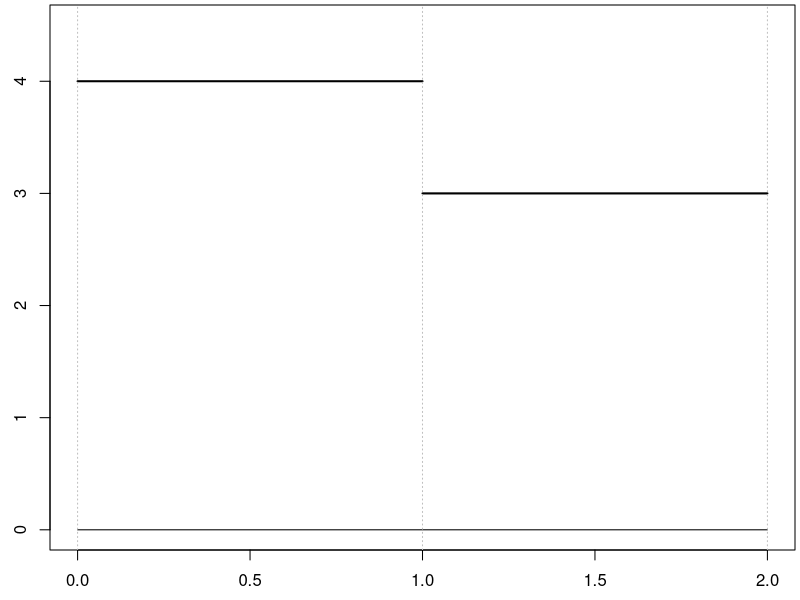
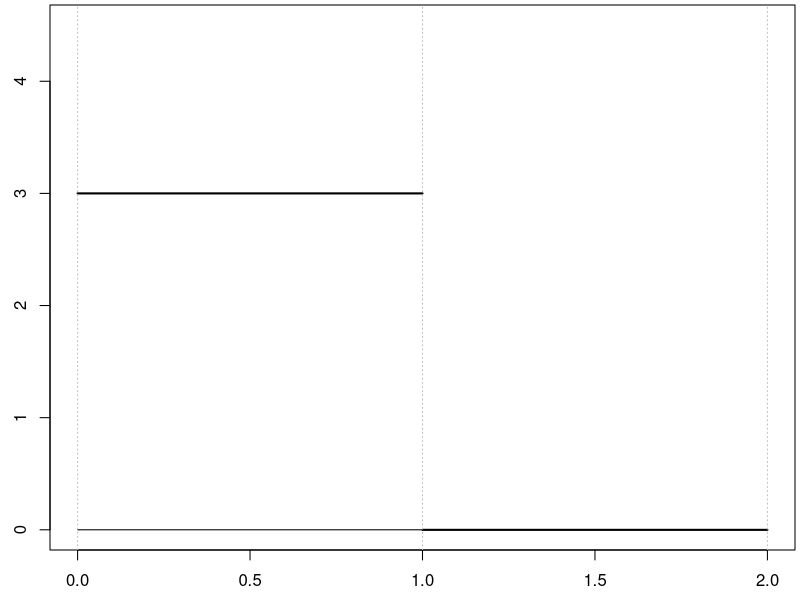
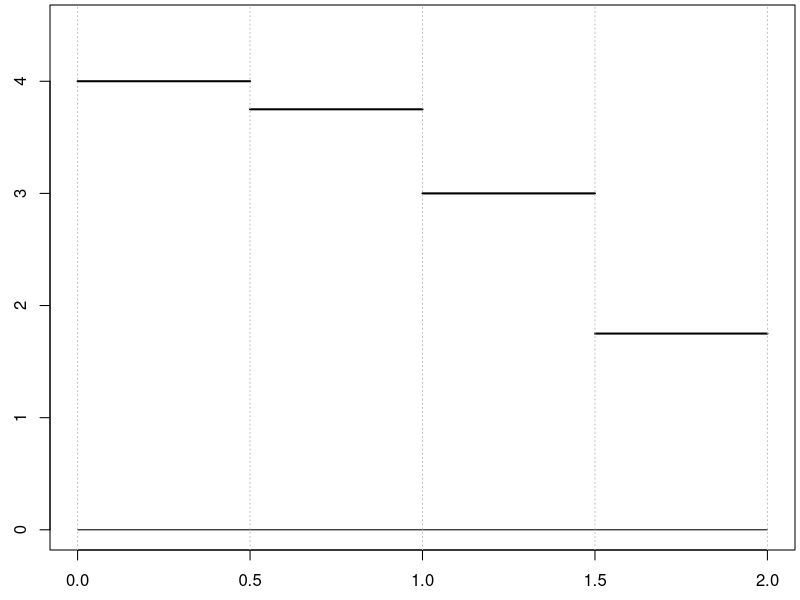
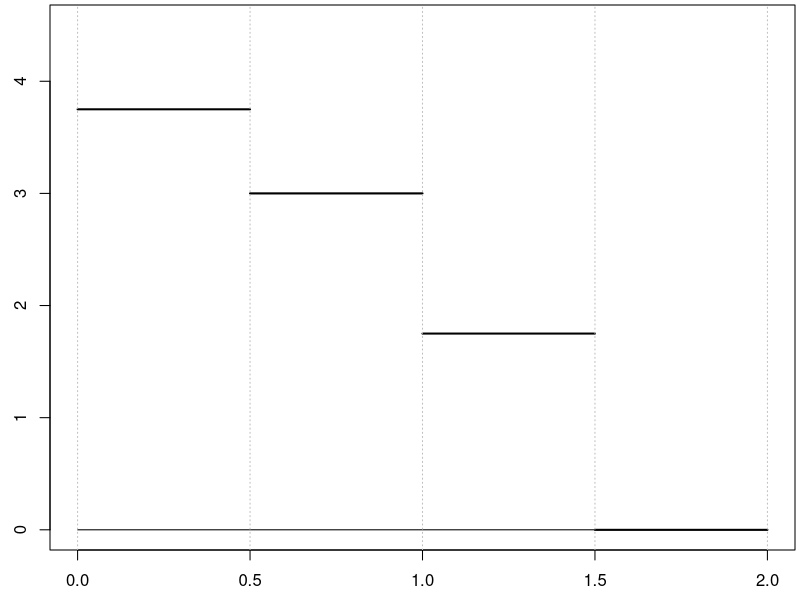
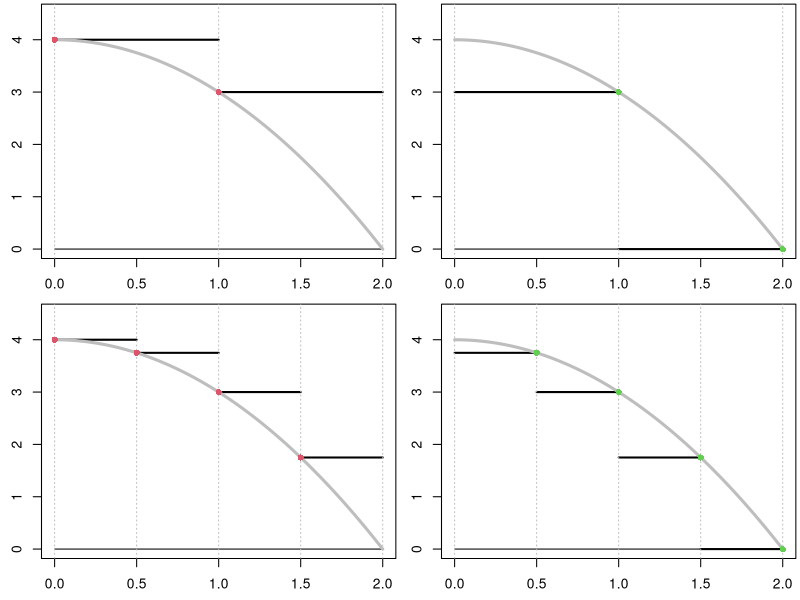

Reproduce these figures in R, in order.
par(mfrow=c(1,1), mar=c(2.5,2.5,0.25,0.25))
plot(seq(0,2,length=20),rep(0,20),type='l',ylim=c(0,4.5))
segments(c(0,1),c(4,3),c(1,2),c(4,3),lwd=2)
abline(v=0,lty=3,col='gray')
abline(v=1,lty=3,col='gray')
abline(v=2,lty=3,col='gray')


par(mfrow=c(1,1), mar=c(2.5,2.5,0.25,0.25))
plot(seq(0,2,length=20),rep(0,20),type='l',ylim=c(0,4.5))
segments(c(0,1),c(3,0),c(1,2),c(3,0),lwd=2)
abline(v=0,lty=3,col='gray')
abline(v=1,lty=3,col='gray')
abline(v=2,lty=3,col='gray')


par(mfrow=c(1,1), mar=c(2.5,2.5,0.25,0.25))
plot(seq(0,2,length=20),rep(0,20),type='l',ylim=c(0,4.5))
segments(c(0,0.5,1,1.5),c(4,15/4,3,7/4),c(0.5,1,1.5,2),c(4,15/4,3,7/4),lwd=2)
abline(v=0,lty=3,col='gray')
abline(v=0.5,lty=3,col='gray')
abline(v=1,lty=3,col='gray')
abline(v=1.5,lty=3,col='gray')
abline(v=2,lty=3,col='gray')


par(mfrow=c(1,1), mar=c(2.5,2.5,0.25,0.25))
plot(seq(0,2,length=20),rep(0,20),type='l',ylim=c(0,4.5))
segments(c(0,0.5,1,1.5),c(15/4,3,7/4,0),c(0.5,1,1.5,2),c(15/4,3,7/4,0),lwd=2)
abline(v=0,lty=3,col='gray')
abline(v=0.5,lty=3,col='gray')
abline(v=1,lty=3,col='gray')
abline(v=1.5,lty=3,col='gray')
abline(v=2,lty=3,col='gray')




f <- function(x){4-x^2}
x.vals <- seq(0,2,0.001)

par(mfrow=c(2,2), mar=c(2.5,2.5,0.25,0.25))
plot(seq(0,2,length=20),rep(0,20),type='l',ylim=c(0,4.5))
segments(c(0,1),c(4,3),c(1,2),c(4,3),lwd=2)
abline(v=0,lty=3,col='gray')
abline(v=1,lty=3,col='gray')
abline(v=2,lty=3,col='gray')
lines(x.vals,f(x.vals),col='gray',lwd=3)
points(c(0,1),c(4,3),pch=16,col=2)

plot(seq(0,2,length=20),rep(0,20),type='l',ylim=c(0,4.5))
segments(c(0,1),c(3,0),c(1,2),c(3,0),lwd=2)
abline(v=0,lty=3,col='gray')
abline(v=1,lty=3,col='gray')
abline(v=2,lty=3,col='gray')
lines(x.vals,f(x.vals),col='gray',lwd=3)
points(c(1,2),c(3,0),pch=16,col=3)

plot(seq(0,2,length=20),rep(0,20),type='l',ylim=c(0,4.5))
segments(c(0,0.5,1,1.5),c(4,15/4,3,7/4),c(0.5,1,1.5,2),c(4,15/4,3,7/4),lwd=2)
abline(v=0,lty=3,col='gray')
abline(v=0.5,lty=3,col='gray')
abline(v=1,lty=3,col='gray')
abline(v=1.5,lty=3,col='gray')
abline(v=2,lty=3,col='gray')
lines(x.vals,f(x.vals),col='gray',lwd=3)
points(c(0,0.5,1,1.5),c(4,15/4,3,7/4),pch=16,col=2)

plot(seq(0,2,length=20),rep(0,20),type='l',ylim=c(0,4.5))
segments(c(0,0.5,1,1.5),c(15/4,3,7/4,0),c(0.5,1,1.5,2),c(15/4,3,7/4,0),lwd=2)
abline(v=0,lty=3,col='gray')
abline(v=0.5,lty=3,col='gray')
abline(v=1,lty=3,col='gray')
abline(v=1.5,lty=3,col='gray')
abline(v=2,lty=3,col='gray')
lines(x.vals,f(x.vals),col='gray',lwd=3)
points(c(0.5,1,1.5,2),c(15/4,3,7/4,0),pch=16,col=3)
